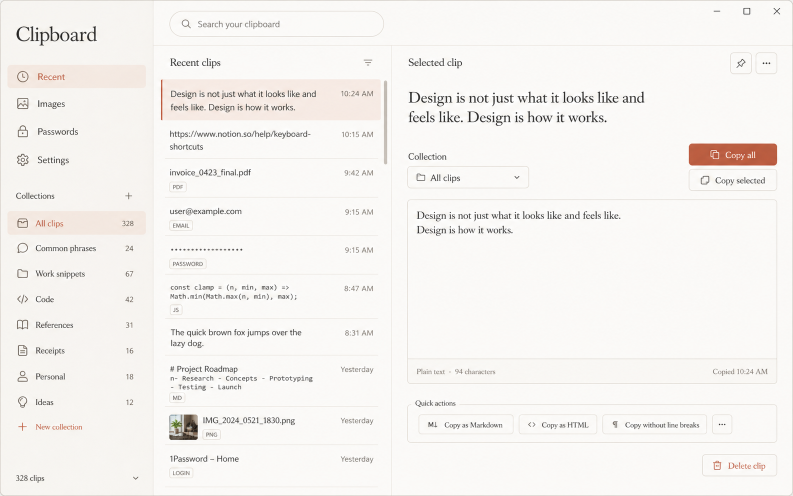
#> input picture reference/recent.png, 1586 x 992 px (shown at 1/2 size)
$ python pixel-diff.py
#> lines starting #> are read from the running program, lines starting #| are printed output that depends on the picture
from pathlib import Path
import json
from PIL import Image, ImageChops, ImageEnhance

root = Path(__file__).resolve().parents[1]
metrics = []
for name in ('recent', 'images', 'passwords', 'settings'):
    target = root / 'design-qa' / 'final' / name
    target.mkdir(parents=True, exist_ok=True)
    source = root / 'reference' / f'{name}.png'
    captured = target / 'implementation.png'
    assert captured.read_bytes()[:8] == b'\x89PNG\r\n\x1a\n', f'{name}: not PNG'
    reference = Image.open(source).convert('RGB')
#> reference is the input picture: PIL image 1586x992 RGB; mean R, G, B 245.2, 242.8, 240
    implementation = Image.open(captured).convert('RGB')
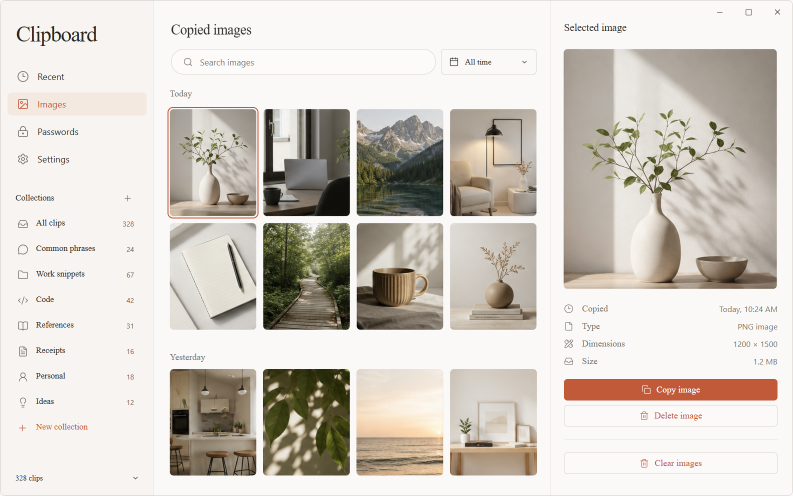
#> input picture design-qa/baseline/images/implementation.png, 1586 x 992 px, found by its file name (shown at 1/2 size)
#> implementation is the input picture: PIL image 1586x992 RGB; mean R, G, B 212, 206.3, 198.5
    assert reference.size == implementation.size == (1586, 992)
    reference.save(target / 'reference.png')
    Image.blend(reference, implementation, .5).save(target / 'overlay.png')
    difference = ImageChops.difference(reference, implementation)
    difference.save(target / 'diff.png')
    ImageEnhance.Brightness(difference).enhance(4).save(target / 'diff-amplified.png')
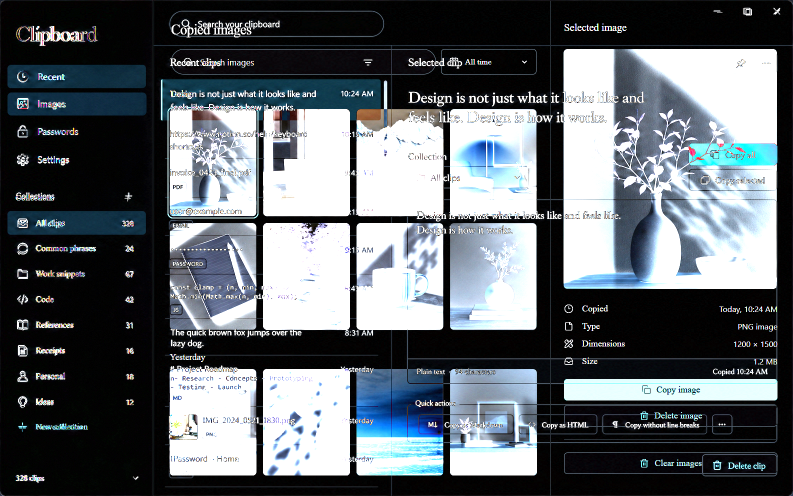
#> saved as diff-amplified.png: PIL image 1586x992 RGB (shown at 1/2 size); mean R, G, B 94.8, 101, 106.1
    pair = Image.new('RGB', (3172, 992))
#> pair: PIL image 3172x992 RGB; every value is 0
    pair.paste(reference, (0, 0))
    pair.paste(implementation, (1586, 0))
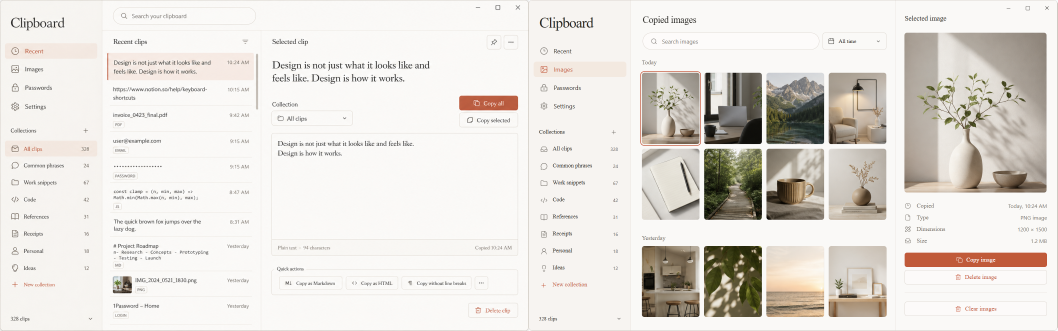
#> pair: PIL image 3172x992 RGB (shown at 1/3 size); mean R, G, B 228.6, 224.5, 219.2
    pair.save(target / 'comparison.png')
    regions = {
        'sidebar': (15, 120, 292, 870),
        'recent': (805, 280, 1565, 470),
        'images': (1120, 90, 1560, 585),
        'passwords': (825, 175, 1557, 495),
        'settings': (1135, 215, 1460, 615),
    }
    for label in ('sidebar', name):
        box = regions[label]
        before, after = reference.crop(box), implementation.crop(box)
        region_pair = Image.new('RGB', (before.width * 2, before.height))
        region_pair.paste(before, (0, 0))
        region_pair.paste(after, (before.width, 0))
        region_pair.save(target / f'comparison-{label}.png')
#> this loop made 2 passes
#> pass 1, `region_pair.save(target / f'comparison-{label}.png')`:
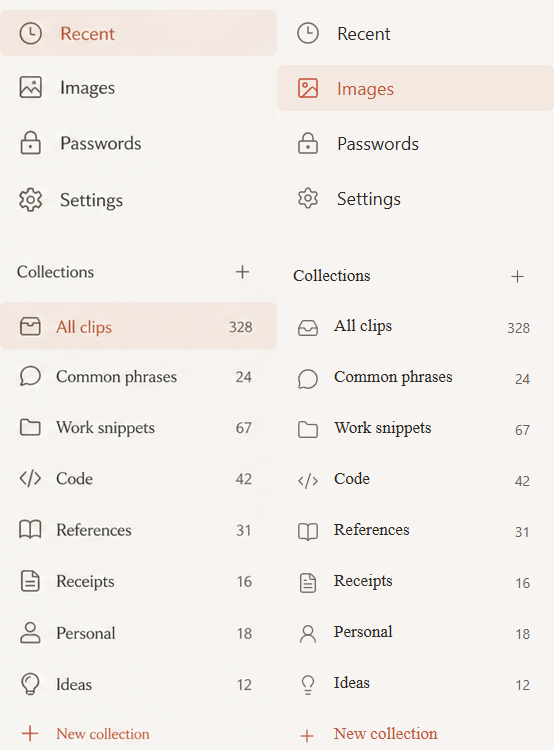
#> saved as comparison-sidebar.png: PIL image 554x750 RGB; mean R, G, B 242.6, 238.8, 235
#> after the loop:
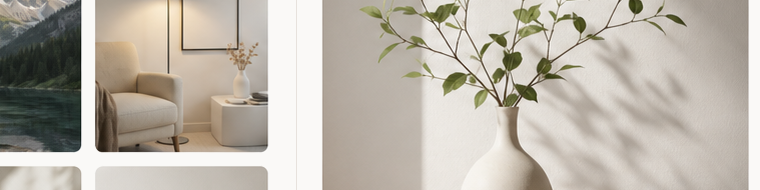
#> after: PIL image 760x190 RGB; mean R, G, B 187.5, 181, 170.5
#> after the loop:
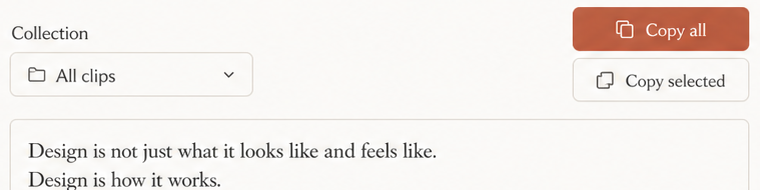
#> before: PIL image 760x190 RGB; mean R, G, B 242.6, 236.6, 233.1
#> after the loop:
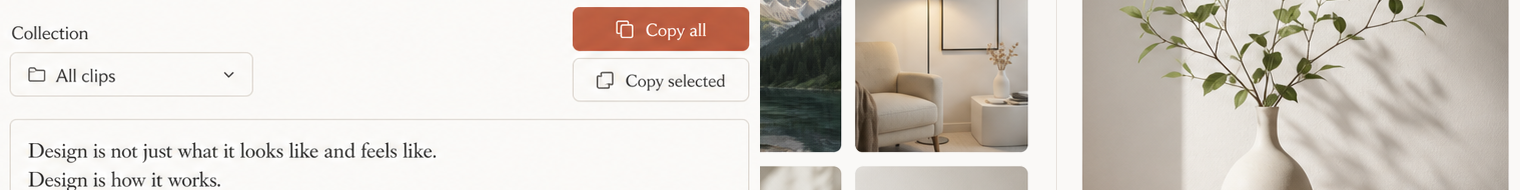
#> region_pair: PIL image 1520x190 RGB; mean R, G, B 215.1, 208.8, 201.8
#> (the run stopped early here; a loop or call above may not have finished)
